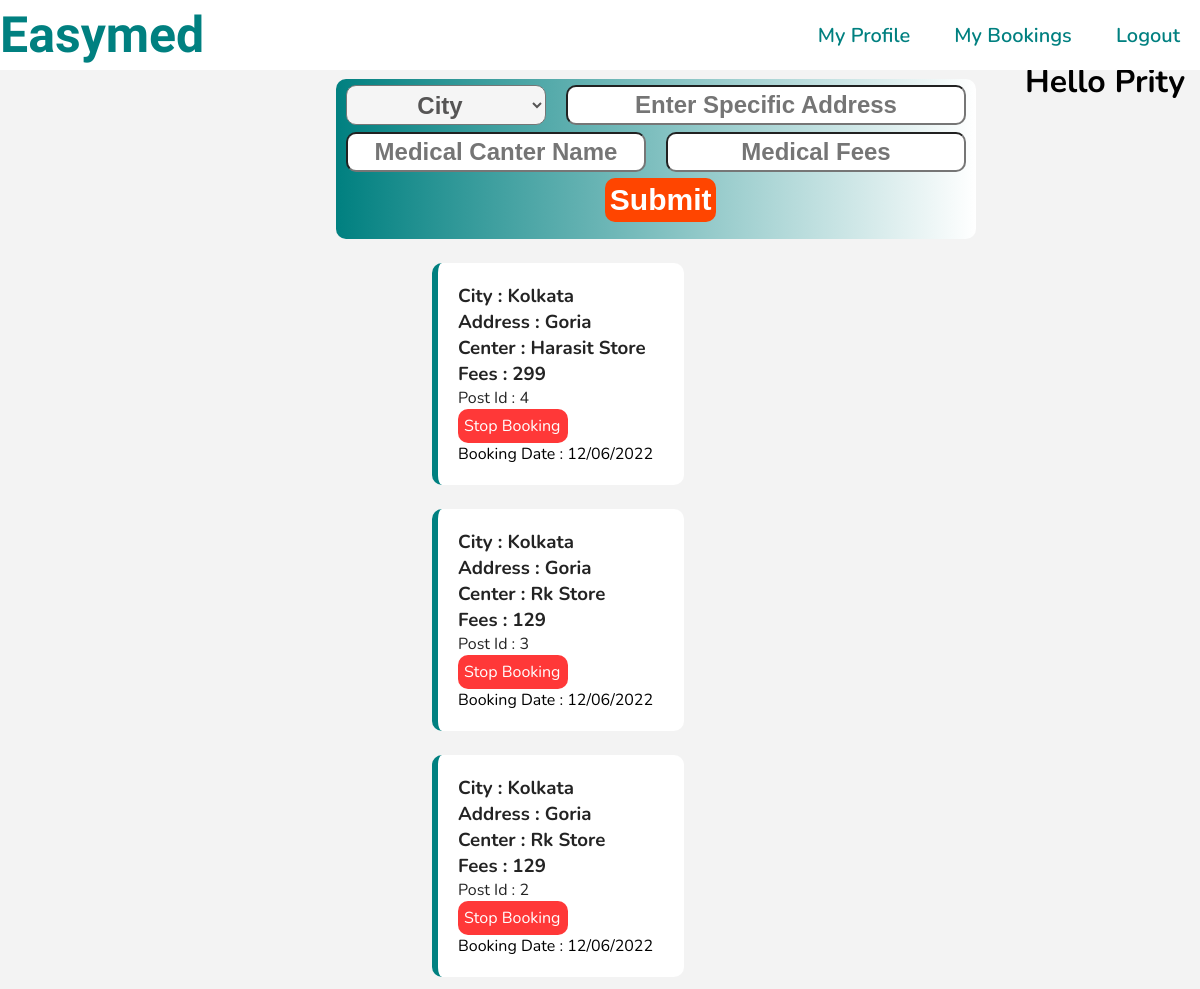
The page /home.php (signed in) on the database its author committed.
### tables this page shows
CREATE TABLE `docpost` (
  `sid` int(255) NOT NULL,
  `docid` varchar(255) NOT NULL,
  `cat` varchar(255) NOT NULL,
  `city` varchar(255) NOT NULL,
  `spaddress` varchar(255) NOT NULL,
  `mediname` varchar(255) NOT NULL,
  `fees` varchar(255) NOT NULL,
  `status` varchar(255) NOT NULL DEFAULT '0',
  `date` varchar(255) NOT NULL
);

### home.php (the view, shortened to what this page needs)
<?php
include("value/back.php");
?>
<!DOCTYPE html>
<html lang="en">
<head>
    <link rel="stylesheet" href="css/nav.css">
    <link rel="stylesheet" href="doctor/css/index.css">
</head>
<body>
<div class="navbar">
          <a href="home.php">Easymed</a>
            <ul>
                <li><a href="doctor/index.php">My profile</a><br></li>
                <li><a href="doctor/booking.php">My bookings</a></li>
                <li><a href="log/logout.php">logout</a></li>
            </ul>
</div>
<h1 style="text-align:right; margin-top:5%; margin-right:15px;">hello <?php echo $_SESSION['name'];?></h1>
<div class="post">
    <form action="doctor/postlogic.php" method="post">
        <div class="post1">
            <select name="city" id="">
                    <option value="">City</option>
            </select>
            <input type="text" placeholder="enter specific address" name="spaddress">
        </div>
        <div class="post2">
        <input type="text" placeholder="medical canter name" name="mediname">
        <input type="text" placeholder="medical fees" name="fees">
        </div>
        <input type="submit" name="submit" value="submit">
    </form>
</div>
<?php
$query=mysqli_query($con,"SELECT * FROM docpost where docid=".$_SESSION['number']." and status=0 ORDER BY SID DESC");
$total=mysqli_num_rows($query);
if($total!=0){
  while($result=mysqli_fetch_assoc($query)){
      $docpostid=$result['sid'];
      $city=$result['city'];
      $spaddress=$result['spaddress'];
      $mediname=$result['mediname'];
      $fees=$result['fees'];
      $date=$result['date'];
      $sid=$result['sid'];
    ?>
    <div class="mypost">
        <a href="doctor/mypost.php?docpostid=<?php echo $docpostid ;?>">
        <h3>City : <?php echo $city ?></h3>
        <h3>address : <?php echo $spaddress ?></h3>
        <h3>center : <?php echo $mediname ?></h3>
        <h3>fees : <?php echo $fees ?></h3>
        <p>post id : <?php echo $sid; ?></p>
        </a>
        <a class="stopb" href="doctor/stopbooking.php?stop=<?php echo  $docpostid; ?>">stop booking</a>
        <p>booking date : <?php echo $date;  ?></p>
    </div>
    <?php
  }
}else{
?>
<center><h1 style="color:red ;margin-top:5%;"><?php  echo "You do not have any booking"; ?></h1></center><br><br>
<?php
}
?>
</body>
</html>

### css/nav.css (style rules this page uses)
* { padding: 0%; margin: 0%; box-sizing: border-box; text-transform: capitalize; }
body { background-color: rgba(128, 128, 128, 0.095) !important; font-family: 'Nunito', sans-serif; }
a { text-decoration: none; }
.navbar { width:100%; margin: auto; padding: 3px 0; display: flex; align-items: center; justify-content: space-between; background-color: white; height: 70px; top: 0%; position: fixed; }
.navbar a { font-size: 50px; font-weight: 700; color: teal !important; cursor: pointer; text-decoration: none; font-family: 'Indie Flower', cursive; }
.navbar ul li { list-style: none; display: inline-block; margin: 0 20px; position: relative; }
.navbar ul li a { font-family: 'Nunito', sans-serif; text-decoration: none; color: white; font-size: 20px; font-weight: 600; }
.navbar ul li::after { content: ''; height: 3px; width: 0; background:teal!important; position: absolute; left: 0; bottom: -2px; transition: 0.5s; }

### doctor/css/index.css (style rules this page uses)
.post { display: flex; flex-direction: column; margin-top:-2%; margin-left: 28%; height: 160px; width: 640px; border-radius: 10px; background-color: white; background-image: linear-gradient(to right,teal, white); }
.post .post1 { margin-top:1%; display: flex; flex-direction: row; justify-content: space-around; }
.post .post1 select { background-color: whitesmoke; font-size: 24px; font-weight: 700; color:rgb(86, 85, 85); border-radius: 10px; text-align: center; height: 40px; width: 200px; }
.post .post1 input { border-radius: 10px; text-align: center; height: 40px; width: 400px; font-size: 24px; font-weight: 700; }
.post .post2 { margin-top:1%; display: flex; flex-direction: row; justify-content: space-around; }
.post .post2 input { border-radius: 10px; text-align: center; height: 40px; width: 300px; font-size: 24px; font-weight: 700; }
.post input[type=submit] { display: flex; align-items: center; margin-left: 42%; margin-top: 1%; font-size: 30px; font-weight: 700; color: white; background-color: orangered; border-radius: 10px; border: none; padding: 5px; }
.mypost { display: flex; flex-direction: column; margin-left: 36%; margin-top: 2%; margin-bottom: 1%; background-color: white; border-left: 6px solid teal; height: 20%; width: 21%; padding: 20px; border-radius: 10px; }
.mypost a { color: rgba(0, 0, 0, 0.863); }
.mypost .stopb { color: white !important; background-color: rgba(255, 0, 0, 0.781); border-radius: 10px; padding: 6px; width: 110px; }

### rows shown on the page
docpost: city "Kolkata", spaddress "Goria", mediname "Harasit Store", fees "299", sid "4", date "12/06/2022"
docpost: city "Kolkata", spaddress "Goria", mediname "Rk Store", fees "129", sid "3", date "12/06/2022"
docpost: city "Kolkata", spaddress "Goria", mediname "Rk Store", fees "129", sid "2", date "12/06/2022"

### other values the page prints
$_SESSION['name'] "Prity"
